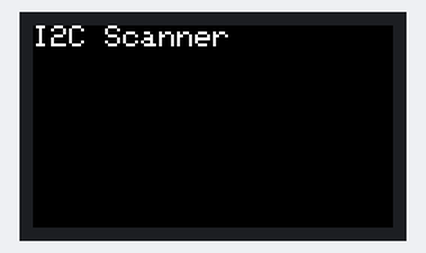
The sketch below on a simulated ESP32. Shown: 240×135 colour display. What the sketch prints to the serial monitor is not drawn.

Above: at 0.2 s.
At 1.3 s:
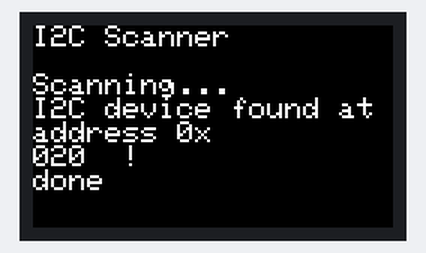

Measured:
- what the display in image 1 shows lasts 5.1 s, from 1.2 s to 6.3 s

The sketch:

i2c_scanner_TTGO.ino
```cpp
 // --------------------------------------
// i2c_scanner
// This code is modified by Pradipta on May 2022 to fit esp32 TTGO 1.14inch
// display to utilize the vibrant lcd screen on it.
//
// Version 1
//    This program (or code that looks like it)
//    can be found in many places.
//    For example on the Arduino.cc forum.
//    The original author is not know.
// Version 2, Juni 2012, Using Arduino 1.0.1
//     Adapted to be as simple as possible by Arduino.cc user Krodal
// Version 3, Feb 26  2013
//    V3 by louarnold
// Version 4, March 3, 2013, Using Arduino 1.0.3
//    by Arduino.cc user Krodal.
//    Changes by louarnold removed.
//    Scanning addresses changed from 0...127 to 1...119,
//    according to the i2c scanner by Nick Gammon
//    http://www.gammon.com.au/forum/?id=10896
// Version 5, March 28, 2013
//    As version 4, but address scans now to 127.
//    A sensor seems to use address 120.
// Version 6, November 27, 2015.
//    Added waiting for the Leonardo serial communication.

// This sketch tests the standard 7-bit addresses
// Devices with higher bit address might not be seen properly.

//

#include <Wire.h> // for i2c libary
#include <TFT_eSPI.h> // for the specific lcd library on ttgo esp32
#include <SPI.h>


TFT_eSPI tft = TFT_eSPI();                   // Invoke custom library with default width and height

unsigned long drawTime = 0;

void setup()
{
  Wire.begin();

  Serial.begin(9600);
  while (!Serial);             // Leonardo: wait for serial monitor
  Serial.println("I2C Scanner");


  tft.begin();
  tft.setRotation(1);
}


void loop()
{
  byte error, address;
  int nDevices;


  // a background colour defined
  tft.fillScreen(TFT_BLACK);
  tft.setCursor(0, 0, 1);
  tft.setTextColor(TFT_WHITE,TFT_BLACK);  tft.setTextSize(2);
  tft.println("I2C Scanner");
  delay(1000);

  Serial.println("Scanning...");
  tft.println(" "); // to inlcude one blank line
  tft.println("Scanning...");

  nDevices = 0;
  for(address = 1; address < 127; address++ )
  {
    // The i2c_scanner uses the return value of
    // the Write.endTransmisstion to see if
    // a device did acknowledge to the address.
    Wire.beginTransmission(address);
    error = Wire.endTransmission();

    if (error == 0)
    {
      Serial.print("I2C device found at address 0x");
      tft.println("I2C device found at address 0x");
      if (address<16)
        Serial.print("0");
        tft.print("0");
      Serial.print(address,HEX);
      tft.print(address,HEX);
      Serial.println("  !");
      tft.println("  !");

      nDevices++;
    }
    else if (error==4)
    {
      Serial.print("Unknown error at address 0x");
      tft.println("Unknown error at address 0x");
      if (address<16)
        Serial.print("0");
        tft.println("0");
      Serial.println(address,HEX);
      tft.println(address,HEX);
    }
  }
  if (nDevices == 0){
    Serial.println("No I2C devices found\n");
    tft.println("No I2C devices found\n");
  }
  else{
    Serial.println("done\n");
    tft.println("done\n");

  }


  delay(5000);           // wait 5 seconds for next scan
}
```
